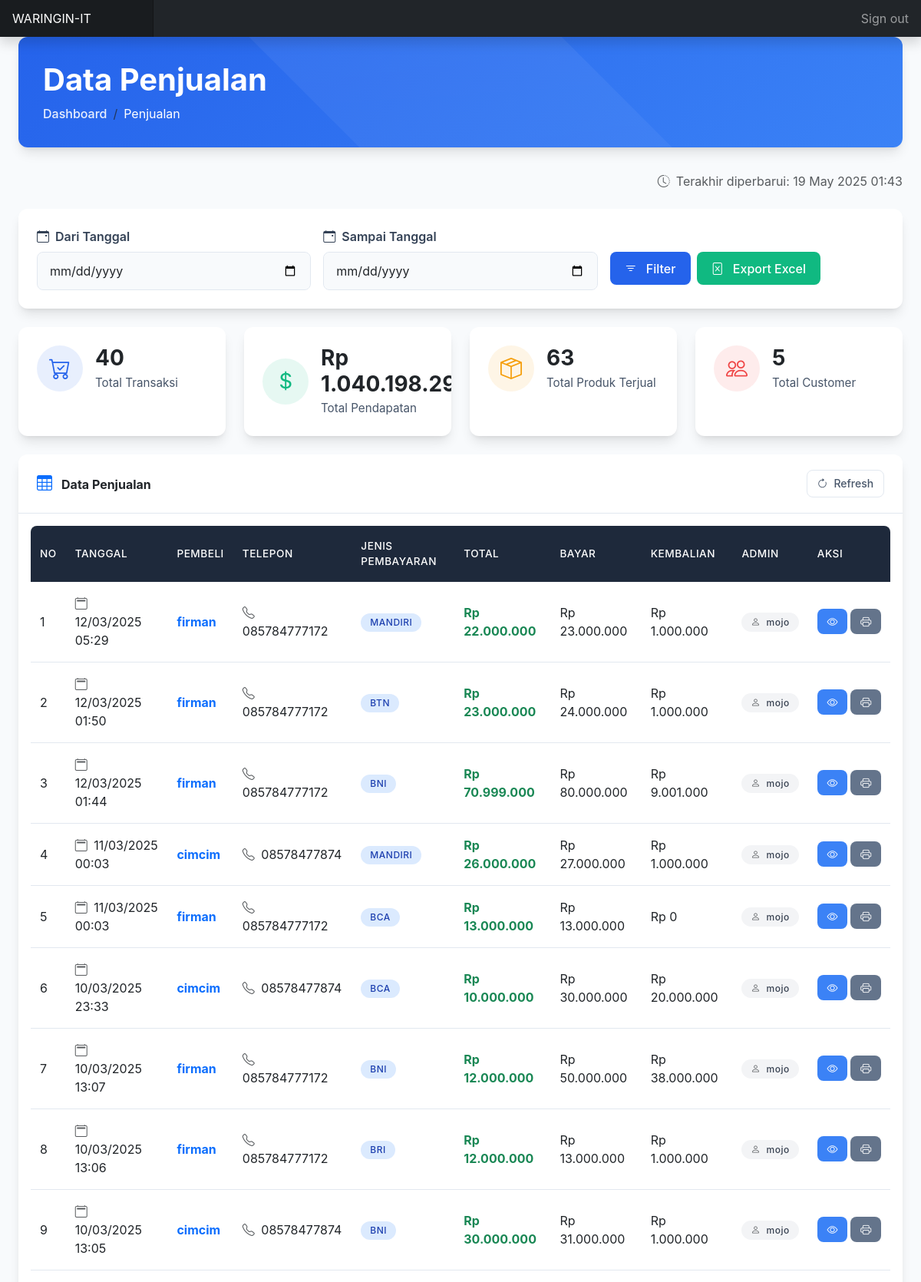
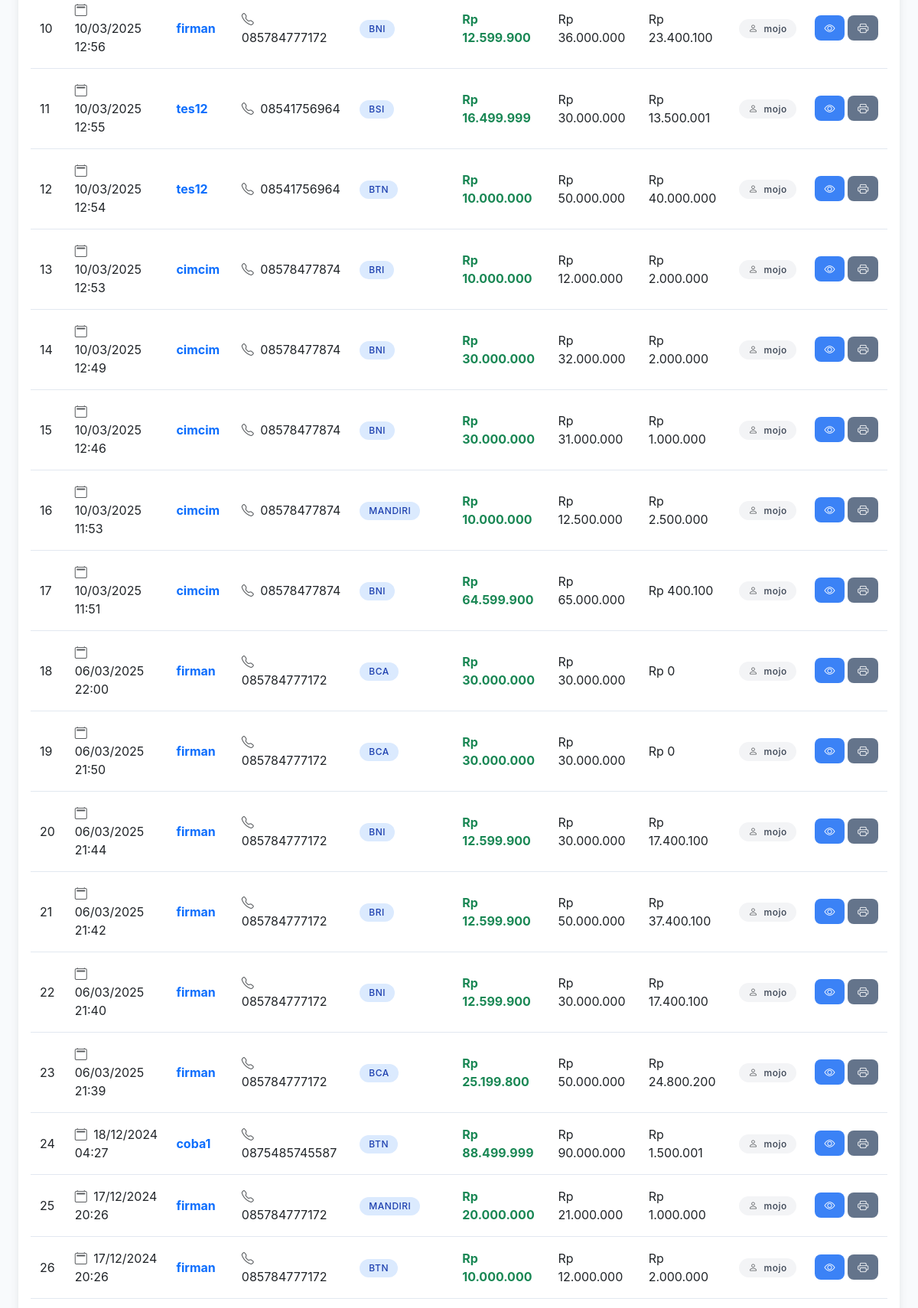
The app's page /admin/penjualan/index.php (signed in, upper part) with its own data (2 pictures, top to bottom).
### tables this page shows
CREATE TABLE `tb_penjualan` (
  `penjualan_id` int(11) NOT NULL,
  `admin_id` int(11) DEFAULT NULL,
  `tanggal` timestamp NOT NULL DEFAULT current_timestamp(),
  `bayar` decimal(10,2) DEFAULT NULL,
  `total` decimal(10,2) DEFAULT NULL,
  `kembalian` decimal(10,2) DEFAULT NULL,
  `id_pembelian` int(11) DEFAULT NULL
);

### config/koneksi.php (called while the page is built, shortened)
<?php
$host = 'localhost';
$username = 'root';
$password = '';
$database = 'toko_db';
$conn = mysqli_connect($host, $username, $password, $database);
function query($query) {
    global $conn;
    $result = mysqli_query($conn, $query);
    $rows = [];
    if ($result) {
        while ($row = mysqli_fetch_assoc($result)) {
            $rows[] = $row;
        }
    } else {
        error_log("Query error: " . mysqli_error($conn));
    }
    return $rows;
}
?>

### admin/penjualan/index.php (the view, shortened to what this page needs)
<?php
require_once '../../config/koneksi.php';
$where = "";
$query = "SELECT p.*, a.nama as admin_name, u.nama as nama_user, u.telepon, pb.jenis_pembayaran,
          (SELECT SUM(dp.subtotal) FROM tb_detail_penjualan dp WHERE dp.penjualan_id = p.penjualan_id) as total_penjualan
          FROM tb_penjualan p
          LEFT JOIN tb_admin a ON p.admin_id = a.admin_id
          LEFT JOIN tb_pembelian pmb ON p.id_pembelian = pmb.id_pembelian
          LEFT JOIN tb_user u ON pmb.user_id = u.user_id
          LEFT JOIN tb_pembayaran pb ON pmb.pembayaran_id = pb.pembayaran_id
          $where
          ORDER BY p.tanggal DESC";
$penjualan = query($query);
$query_produk = "SELECT COALESCE(SUM(dp.jumlah), 0) as total
                FROM tb_detail_penjualan dp
                JOIN tb_penjualan p ON dp.penjualan_id = p.penjualan_id
                " . (empty($where) ? "" : str_replace('WHERE', 'WHERE', $where));
$total_produk = query($query_produk)[0]['total'];
$query_customer = "SELECT COUNT(DISTINCT pmb.user_id) as total
                  FROM tb_pembelian pmb
                  JOIN tb_penjualan p ON pmb.id_pembelian = p.id_pembelian
                  " . (empty($where) ? "" : str_replace('WHERE', 'WHERE', $where));
$total_customer = query($query_customer)[0]['total'];
include_once '../includes/header.php';
?>
<div class="container-fluid px-4">
    <div class="page-header">
        <h1 class="mb-2 fw-bold">Data Penjualan</h1>
        <nav aria-label="breadcrumb">
            <ol class="breadcrumb mb-0">
                <li class="breadcrumb-item"><a href="../index.php">Dashboard</a></li>
                <li class="breadcrumb-item active">Penjualan</li>
            </ol>
        </nav>
    </div>
    <div class="mb-4 d-flex justify-content-between align-items-center">
        <div class="d-flex align-items-center">
            <i class="bi bi-clock-history text-muted me-2"></i>
            <span class="text-muted">Terakhir diperbarui: <?= date('d M Y H:i') ?></span>
        </div>
    </div>
    <div class="card filter-card mb-4">
        <form action="" method="get" class="row g-3">
            <div class="col-md-4">
                <label class="form-label">
                    <i class="bi bi-calendar-event me-1"></i>
                    Dari Tanggal
                </label>
                <input type="date" class="form-control" name="dari"
                       value="<?= isset($_GET['dari']) ? $_GET['dari'] : ''; ?>">
            </div>
            <div class="col-md-4">
                <label class="form-label">
                    <i class="bi bi-calendar-event me-1"></i>
                    Sampai Tanggal
                </label>
                <input type="date" class="form-control" name="sampai"
                       value="<?= isset($_GET['sampai']) ? $_GET['sampai'] : ''; ?>">
            </div>
            <div class="col-md-4">
                <label class="form-label">&nbsp;</label>
                <div class="d-flex gap-2">
                    <button type="submit" class="btn btn-primary">
                        <i class="bi bi-filter me-1"></i> Filter
                    </button>
                    <button type="button" class="btn btn-success" onclick="exportExcel()">
                        <i class="bi bi-file-excel me-1"></i> Export Excel
                    </button>
                </div>
            </div>
        </form>
    </div>
    <div class="row g-4 mb-4">
        <div class="col-xl-3 col-md-6">
            <div class="card stats-card h-100">
                <div class="stats-card-body">
                    <div class="stats-icon primary">
                        <i class="bi bi-cart-check"></i>
                    </div>
                    <div class="stats-info">
                        <div class="stats-value"><?= count($penjualan); ?></div>
                        <p class="stats-label">Total Transaksi</p>
                    </div>
                </div>
            </div>
        </div>
        <div class="col-xl-3 col-md-6">
            <div class="card stats-card h-100">
                <div class="stats-card-body">
                    <div class="stats-icon success">
                        <i class="bi bi-currency-dollar"></i>
                    </div>
                    <div class="stats-info">
                        <div class="stats-value">
                            Rp <?= number_format(array_sum(array_column($penjualan, 'total')), 0, ',', '.'); ?>
                        </div>
                        <p class="stats-label">Total Pendapatan</p>
                    </div>
                </div>
            </div>
        </div>
        <div class="col-xl-3 col-md-6">
            <div class="card stats-card h-100">
                <div class="stats-card-body">
                    <div class="stats-icon warning">
                        <i class="bi bi-box-seam"></i>
                    </div>
                    <div class="stats-info">
                        <div class="stats-value"><?= $total_produk; ?></div>
                        <p class="stats-label">Total Produk Terjual</p>
                    </div>
                </div>
            </div>
        </div>
        <div class="col-xl-3 col-md-6">
            <div class="card stats-card h-100">
                <div class="stats-card-body">
                    <div class="stats-icon danger">
                        <i class="bi bi-people"></i>
                    </div>
                    <div class="stats-info">
                        <div class="stats-value"><?= $total_customer; ?></div>
                        <p class="stats-label">Total Customer</p>
                    </div>
                </div>
            </div>
        </div>
    </div>
    <div class="card mb-4">
        <div class="card-header">
            <div class="d-flex justify-content-between align-items-center">
                <div>
                    <i class="bi bi-table fs-5 text-primary me-2"></i>
                    <span class="fw-bold">Data Penjualan</span>
                </div>
                <button class="btn btn-light btn-sm" onclick="window.location.reload()">
                    <i class="bi bi-arrow-clockwise"></i>
                    Refresh
                </button>
            </div>
        </div>
        <div class="card-body">
            <div class="table-responsive">
                <table id="dataTable" class="table table-hover">
                    <thead>
                        <tr>
                            <th>No</th>
                            <th>Tanggal</th>
                            <th>Pembeli</th>
                            <th>Telepon</th>
                            <th>Jenis Pembayaran</th>
                            <th>Total</th>
                            <th>Bayar</th>
                            <th>Kembalian</th>
                            <th>Admin</th>
                            <th>Aksi</th>
                        </tr>
                    </thead>
                    <tbody>
                        <?php $no = 1; foreach ($penjualan as $row) : ?>
                        <tr>
                            <td><?= $no++; ?></td>
                            <td>
                                <i class="bi bi-calendar2 text-muted me-1"></i>
                                <?= date('d/m/Y H:i', strtotime($row['tanggal'])); ?>
                            </td>
                            <td>
                                <div class="fw-bold text-primary"><?= htmlspecialchars($row['nama_user'] ?? 'User tidak ditemukan'); ?></div>
                            </td>
                            <td>
                                <i class="bi bi-telephone text-muted me-1"></i>
                                <?= htmlspecialchars($row['telepon'] ?? '-'); ?>
                            </td>
                            <td>
                                <span class="badge bg-info">
                                    <?= htmlspecialchars($row['jenis_pembayaran'] ?? '-'); ?>
                                </span>
                            </td>
                            <td class="fw-bold text-success">
                                Rp <?= number_format($row['total'], 0, ',', '.'); ?>
                            </td>
                            <td>
                                Rp <?= number_format($row['bayar'], 0, ',', '.'); ?>
                            </td>
                            <td>
                                Rp <?= number_format($row['kembalian'], 0, ',', '.'); ?>
                            </td>
                            <td>
                                <span class="badge bg-light">
                                    <i class="bi bi-person text-muted me-1"></i>
                                    <?= htmlspecialchars($row['admin_name']); ?>
                                </span>
                            </td>
                            <td>
                                <div class="d-flex gap-1">
                                    <a href="detail.php?id=<?= $row['penjualan_id']; ?>"
                                       class="btn btn-info btn-sm" title="Detail">
                                        <i class="bi bi-eye"></i>
                                    </a>
                                    <a href="cetak.php?id=<?= $row['penjualan_id']; ?>"
                                       target="_blank"
                                       class="btn btn-secondary btn-sm"
                                       title="Cetak">
                                        <i class="bi bi-printer"></i>
                                    </a>
                                </div>
                            </td>
                        </tr>
                        <?php endforeach; ?>
                    </tbody>
                </table>
            </div>
        </div>
    </div>
</div>

### admin/penjualan/index.php (style rules this page uses)
:root { --primary-color: #2563eb; --primary-hover: #1d4ed8; --secondary-color: #475569; --success-color: #10b981; --danger-color: #ef4444; --warning-color: #f59e0b; --border-radius: 0.75rem; --box-shadow: 0 10px 15px -3px rgba(0,0,0,0.1), 0 4px 6px -4px rgba(0,0,0,0.1); --transition: all 0.3s ease; }
body { font-family: 'Inter', 'Segoe UI', Roboto, Oxygen, Ubuntu, Cantarell, sans-serif; background-color: #f8fafc; }
.page-header { background: linear-gradient(135deg, var(--primary-color), #3b82f6); color: white; padding: 2rem; border-radius: var(--border-radius); margin-bottom: 2rem; box-shadow: var(--box-shadow); position: relative; overflow: hidden; }
.page-header::before { content: ''; position: absolute; top: -50%; right: -50%; bottom: -50%; left: -50%; background: linear-gradient(135deg, rgba(255,255,255,0.1) 0%, rgba(255,255,255,0) 100%); transform: rotate(45deg); z-index: 0; }
.page-header * { position: relative; z-index: 1; }
.breadcrumb-item a { color: rgba(255,255,255,0.9); text-decoration: none; font-weight: 500; transition: var(--transition); }
.breadcrumb-item.active { color: white; font-weight: 400; }
.card { border: none; border-radius: var(--border-radius); box-shadow: var(--box-shadow); transition: var(--transition); overflow: hidden; }
.card-header { background: white; border-bottom: 1px solid #e2e8f0; padding: 1.25rem 1.5rem; font-weight: 600; color: var(--dark-color); }
.table { margin-bottom: 0; border-collapse: separate; border-spacing: 0; }
.table th { background: #1e293b; color: white; font-weight: 500; text-transform: uppercase; font-size: 0.85rem; letter-spacing: 0.5px; padding: 1rem 0.75rem; vertical-align: middle; border: none; }
.table th:first-child { border-top-left-radius: 0.5rem; }
.table th:last-child { border-top-right-radius: 0.5rem; }
.table td { vertical-align: middle; padding: 1rem 0.75rem; border-top: none; border-bottom: 1px solid #e2e8f0; transition: var(--transition); }
.badge { padding: 0.5em 1em; font-weight: 500; border-radius: 2rem; letter-spacing: 0.5px; transition: var(--transition); }
.btn { padding: 0.6rem 1.2rem; border-radius: 0.5rem; font-weight: 500; transition: var(--transition); display: inline-flex; align-items: center; justify-content: center; gap: 0.5rem; }
.btn-sm { padding: 0.4rem 0.8rem; font-size: 0.875rem; }
.btn-primary { background: var(--primary-color); border: none; color: white; }
.btn-light { background: white; border: 1px solid #e2e8f0; color: var(--secondary-color); }
.btn-info { background: #3b82f6; border: none; color: white; }
.btn-secondary { background: #64748b; border: none; color: white; }
.btn-success { background: var(--success-color); border: none; color: white; }
.stats-card { border-radius: var(--border-radius); background: white; overflow: hidden; height: 100%; }
.stats-card-body { display: flex; align-items: center; padding: 1.5rem; }
.stats-icon { width: 60px; height: 60px; border-radius: 50%; display: flex; align-items: center; justify-content: center; font-size: 1.75rem; margin-right: 1rem; flex-shrink: 0; }
.stats-icon.primary { background-color: rgba(37, 99, 235, 0.1); color: var(--primary-color); }
.stats-icon.success { background-color: rgba(16, 185, 129, 0.1); color: var(--success-color); }
.stats-icon.warning { background-color: rgba(245, 158, 11, 0.1); color: var(--warning-color); }
.stats-icon.danger { background-color: rgba(239, 68, 68, 0.1); color: var(--danger-color); }
.stats-info { flex-grow: 1; }
.stats-value { font-size: 1.75rem; font-weight: 700; margin-bottom: 0.25rem; line-height: 1.2; }
.stats-label { color: var(--secondary-color); font-size: 0.95rem; margin: 0; }
.filter-card { margin-bottom: 2rem; padding: 1.5rem; }
.filter-card .form-label { font-weight: 600; margin-bottom: 0.5rem; color: #334155; }
.filter-card .form-control { border-radius: 0.5rem; border: 1px solid #e2e8f0; padding: 0.75rem 1rem; background-color: #f8fafc; transition: var(--transition); }
.badge.bg-info { background-color: #dbeafe !important; color: #1e40af; }
.badge.bg-light { background-color: #f3f4f6 !important; color: #374151; }

### records on screen
tb_penjualan: tanggal "12/03/2025 05:29", nama_user "firman", telepon "085784777172", jenis_pembayaran "MANDIRI", total "22.000.000", bayar "23.000.000", kembalian "1.000.000", admin.nama "mojo"
tb_penjualan: tanggal "12/03/2025 01:50", nama_user "firman", telepon "085784777172", jenis_pembayaran "BTN", total "23.000.000", bayar "24.000.000", kembalian "1.000.000", admin.nama "mojo"
tb_penjualan: tanggal "12/03/2025 01:44", nama_user "firman", telepon "085784777172", jenis_pembayaran "BNI", total "70.999.000", bayar "80.000.000", kembalian "9.001.000", admin.nama "mojo"
tb_penjualan: tanggal "11/03/2025 00:03", nama_user "cimcim", telepon "08578477874", jenis_pembayaran "MANDIRI", total "26.000.000", bayar "27.000.000", kembalian "1.000.000", admin.nama "mojo"
tb_penjualan: tanggal "11/03/2025 00:03", nama_user "firman", telepon "085784777172", jenis_pembayaran "BCA", total "13.000.000", bayar "13.000.000", kembalian "0", admin.nama "mojo"
tb_penjualan: tanggal "10/03/2025 23:33", nama_user "cimcim", telepon "08578477874", jenis_pembayaran "BCA", total "10.000.000", bayar "30.000.000", kembalian "20.000.000", admin.nama "mojo"
tb_penjualan: tanggal "10/03/2025 13:07", nama_user "firman", telepon "085784777172", jenis_pembayaran "BNI", total "12.000.000", bayar "50.000.000", kembalian "38.000.000", admin.nama "mojo"
tb_penjualan: tanggal "10/03/2025 13:06", nama_user "firman", telepon "085784777172", jenis_pembayaran "BRI", total "12.000.000", bayar "13.000.000", kembalian "1.000.000", admin.nama "mojo"
tb_penjualan: tanggal "10/03/2025 13:05", nama_user "cimcim", telepon "08578477874", jenis_pembayaran "BNI", total "30.000.000", bayar "31.000.000", kembalian "1.000.000", admin.nama "mojo"
tb_penjualan: tanggal "10/03/2025 12:56", nama_user "firman", telepon "085784777172", jenis_pembayaran "BNI", total "12.599.900", bayar "36.000.000", kembalian "23.400.100", admin.nama "mojo"
tb_penjualan: tanggal "10/03/2025 12:55", nama_user "tes12", telepon "08541756964", jenis_pembayaran "BSI", total "16.499.999", bayar "30.000.000", kembalian "13.500.001", admin.nama "mojo"
tb_penjualan: tanggal "10/03/2025 12:54", nama_user "tes12", telepon "08541756964", jenis_pembayaran "BTN", total "10.000.000", bayar "50.000.000", kembalian "40.000.000", admin.nama "mojo"
tb_penjualan: tanggal "10/03/2025 12:53", nama_user "cimcim", telepon "08578477874", jenis_pembayaran "BRI", total "10.000.000", bayar "12.000.000", kembalian "2.000.000", admin.nama "mojo"
tb_penjualan: tanggal "10/03/2025 12:49", nama_user "cimcim", telepon "08578477874", jenis_pembayaran "BNI", total "30.000.000", bayar "32.000.000", kembalian "2.000.000", admin.nama "mojo"
tb_penjualan: tanggal "10/03/2025 12:46", nama_user "cimcim", telepon "08578477874", jenis_pembayaran "BNI", total "30.000.000", bayar "31.000.000", kembalian "1.000.000", admin.nama "mojo"
tb_penjualan: tanggal "10/03/2025 11:53", nama_user "cimcim", telepon "08578477874", jenis_pembayaran "MANDIRI", total "10.000.000", bayar "12.500.000", kembalian "2.500.000", admin.nama "mojo"
tb_penjualan: tanggal "10/03/2025 11:51", nama_user "cimcim", telepon "08578477874", jenis_pembayaran "BNI", total "64.599.900", bayar "65.000.000", kembalian "400.100", admin.nama "mojo"
tb_penjualan: tanggal "06/03/2025 22:00", nama_user "firman", telepon "085784777172", jenis_pembayaran "BCA", total "30.000.000", bayar "30.000.000", kembalian "0", admin.nama "mojo"
tb_penjualan: tanggal "06/03/2025 21:50", nama_user "firman", telepon "085784777172", jenis_pembayaran "BCA", total "30.000.000", bayar "30.000.000", kembalian "0", admin.nama "mojo"
tb_penjualan: tanggal "06/03/2025 21:44", nama_user "firman", telepon "085784777172", jenis_pembayaran "BNI", total "12.599.900", bayar "30.000.000", kembalian "17.400.100", admin.nama "mojo"
tb_penjualan: tanggal "06/03/2025 21:42", nama_user "firman", telepon "085784777172", jenis_pembayaran "BRI", total "12.599.900", bayar "50.000.000", kembalian "37.400.100", admin.nama "mojo"
tb_penjualan: tanggal "06/03/2025 21:40", nama_user "firman", telepon "085784777172", jenis_pembayaran "BNI", total "12.599.900", bayar "30.000.000", kembalian "17.400.100", admin.nama "mojo"
tb_penjualan: tanggal "06/03/2025 21:39", nama_user "firman", telepon "085784777172", jenis_pembayaran "BCA", total "25.199.800", bayar "50.000.000", kembalian "24.800.200", admin.nama "mojo"
tb_penjualan: tanggal "18/12/2024 04:27", nama_user "coba1", telepon "0875485745587", jenis_pembayaran "BTN", total "88.499.999", bayar "90.000.000", kembalian "1.500.001", admin.nama "mojo"
tb_penjualan: tanggal "17/12/2024 20:26", nama_user "firman", telepon "085784777172", jenis_pembayaran "MANDIRI", total "20.000.000", bayar "21.000.000", kembalian "1.000.000", admin.nama "mojo"
tb_penjualan: tanggal "17/12/2024 20:26", nama_user "firman", telepon "085784777172", jenis_pembayaran "BTN", total "10.000.000", bayar "12.000.000", kembalian "2.000.000", admin.nama "mojo"

### other values on screen
count($penjualan) "40"
$total_produk "63"
$total_customer "5"
